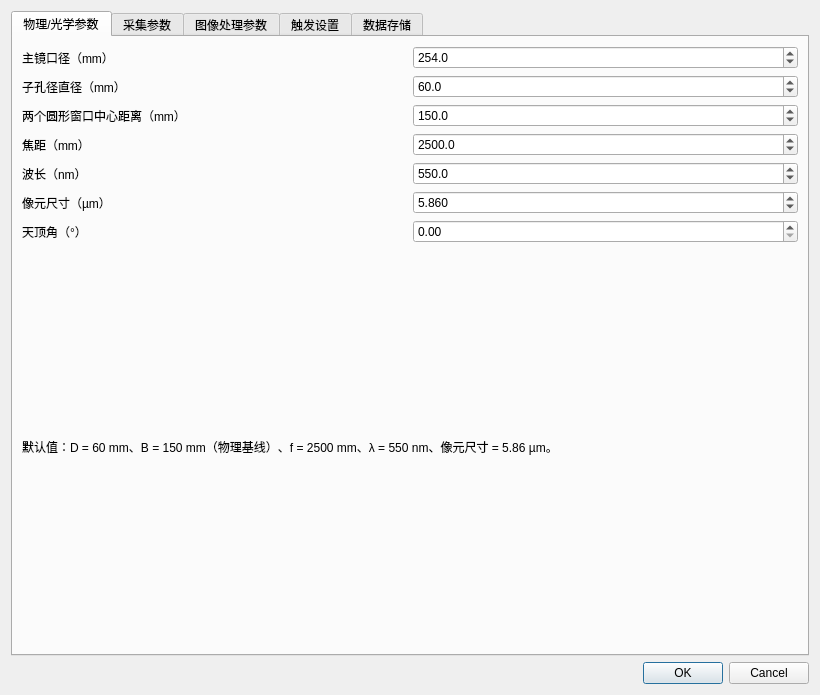
<?xml version="1.0" encoding="UTF-8"?>
<ui version="4.0">
 <class>SettingsDialog</class>
 <widget class="QDialog" name="SettingsDialog">
  <property name="geometry">
   <rect>
    <x>0</x>
    <y>0</y>
     <width>820</width>
     <height>680</height>
   </rect>
  </property>
  <property name="windowTitle">
   <string>KY-DIMM 参数设置</string>
  </property>
  <layout class="QVBoxLayout" name="verticalLayout">
   <item>
    <widget class="QTabWidget" name="tabWidget">
     <property name="currentIndex">
      <number>0</number>
     </property>
     <widget class="QWidget" name="physicalTab">
      <attribute name="title">
       <string>物理/光学参数</string>
      </attribute>
      <layout class="QGridLayout" name="physicalGrid">
       <item row="0" column="0">
        <widget class="QLabel" name="labelPhysicalMainAperture">
         <property name="text">
           <string>主镜口径（mm）</string>
         </property>
        </widget>
       </item>
       <item row="0" column="1">
        <widget class="QDoubleSpinBox" name="physicalMainApertureMmSpin">
         <property name="decimals">
          <number>1</number>
         </property>
         <property name="minimum">
          <double>1.000000000000000</double>
         </property>
         <property name="maximum">
          <double>2000.000000000000000</double>
         </property>
         <property name="value">
          <double>254.000000000000000</double>
         </property>
        </widget>
       </item>
       <item row="1" column="0">
        <widget class="QLabel" name="labelPhysicalSubAperture">
         <property name="text">
           <string>子孔径直径（mm）</string>
         </property>
        </widget>
       </item>
       <item row="1" column="1">
        <widget class="QDoubleSpinBox" name="physicalSubApertureMmSpin">
         <property name="decimals">
          <number>1</number>
         </property>
         <property name="minimum">
          <double>1.000000000000000</double>
         </property>
         <property name="maximum">
          <double>500.000000000000000</double>
         </property>
         <property name="value">
          <double>60.000000000000000</double>
         </property>
        </widget>
       </item>
       <item row="2" column="0">
        <widget class="QLabel" name="labelPhysicalBaseline">
         <property name="text">
           <string>两个圆形窗口中心距离（mm）</string>
         </property>
        </widget>
       </item>
       <item row="2" column="1">
        <widget class="QDoubleSpinBox" name="physicalBaselineMmSpin">
         <property name="decimals">
          <number>1</number>
         </property>
         <property name="minimum">
          <double>1.000000000000000</double>
         </property>
         <property name="maximum">
          <double>500.000000000000000</double>
         </property>
         <property name="value">
          <double>150.000000000000000</double>
         </property>
        </widget>
       </item>
       <item row="3" column="0">
        <widget class="QLabel" name="labelPhysicalFocalLength">
         <property name="text">
           <string>焦距（mm）</string>
         </property>
        </widget>
       </item>
       <item row="3" column="1">
        <widget class="QDoubleSpinBox" name="physicalFocalLengthMmSpin">
         <property name="decimals">
          <number>1</number>
         </property>
         <property name="minimum">
          <double>10.000000000000000</double>
         </property>
         <property name="maximum">
          <double>20000.000000000000000</double>
         </property>
         <property name="value">
          <double>2500.000000000000000</double>
         </property>
        </widget>
       </item>
       <item row="4" column="0">
        <widget class="QLabel" name="labelPhysicalWavelength">
         <property name="text">
           <string>波长（nm）</string>
         </property>
        </widget>
       </item>
       <item row="4" column="1">
        <widget class="QDoubleSpinBox" name="physicalWavelengthNmSpin">
         <property name="decimals">
            <number>1</number>
         </property>
         <property name="minimum">
          <double>300.000000000000000</double>
         </property>
         <property name="maximum">
          <double>1100.000000000000000</double>
         </property>
         <property name="value">
          <double>550.000000000000000</double>
         </property>
        </widget>
       </item>
       <item row="5" column="0">
        <widget class="QLabel" name="labelPhysicalPixelSize">
         <property name="text">
           <string>像元尺寸（µm）</string>
         </property>
        </widget>
       </item>
       <item row="5" column="1">
        <widget class="QDoubleSpinBox" name="physicalPixelSizeUmSpin">
         <property name="decimals">
          <number>3</number>
         </property>
         <property name="minimum">
          <double>0.500000000000000</double>
         </property>
         <property name="maximum">
          <double>20.000000000000000</double>
         </property>
         <property name="value">
          <double>5.860000000000000</double>
         </property>
        </widget>
       </item>
       <item row="6" column="0">
        <widget class="QLabel" name="labelPhysicalZenith">
         <property name="text">
           <string>天顶角（°）</string>
         </property>
        </widget>
       </item>
       <item row="6" column="1">
        <widget class="QDoubleSpinBox" name="physicalZenithAngleDegSpin">
         <property name="decimals">
            <number>2</number>
         </property>
         <property name="minimum">
          <double>0.000000000000000</double>
         </property>
         <property name="maximum">
          <double>90.000000000000000</double>
         </property>
         <property name="value">
          <double>0.000000000000000</double>
         </property>
        </widget>
       </item>
       <item row="7" column="0" colspan="2">
        <widget class="QLabel" name="labelPhysicalHelp">
         <property name="text">
           <string>默认值：D = 60 mm、B = 150 mm（物理基线）、f = 2500 mm、λ = 550 nm、像元尺寸 = 5.86 µm。</string>
         </property>
         <property name="wordWrap">
          <bool>true</bool>
         </property>
        </widget>
       </item>
      </layout>
     </widget>
     <widget class="QWidget" name="acquisitionTab">
      <attribute name="title">
       <string>采集参数</string>
      </attribute>
      <layout class="QGridLayout" name="acquisitionGrid">
       <item row="0" column="0">
        <widget class="QLabel" name="labelAcquisitionWidth">
         <property name="text">
           <string>传感器宽度（px）</string>
         </property>
        </widget>
       </item>
       <item row="0" column="1">
        <widget class="QSpinBox" name="acquisitionWidthSpin">
         <property name="readOnly">
          <bool>true</bool>
         </property>
         <property name="maximum">
          <number>10000</number>
         </property>
         <property name="value">
          <number>1920</number>
         </property>
        </widget>
       </item>
       <item row="1" column="0">
        <widget class="QLabel" name="labelAcquisitionHeight">
         <property name="text">
           <string>传感器高度（px）</string>
         </property>
        </widget>
       </item>
       <item row="1" column="1">
        <widget class="QSpinBox" name="acquisitionHeightSpin">
         <property name="readOnly">
          <bool>true</bool>
         </property>
         <property name="maximum">
          <number>10000</number>
         </property>
         <property name="value">
          <number>1200</number>
         </property>
        </widget>
       </item>
       <item row="2" column="0">
        <widget class="QLabel" name="labelAcquisitionPixelFormat">
         <property name="text">
          <string>像素格式</string>
         </property>
        </widget>
       </item>
       <item row="2" column="1">
        <widget class="QComboBox" name="acquisitionPixelFormatCombo">
         <item>
          <property name="text">
           <string>Mono8</string>
          </property>
         </item>
        </widget>
       </item>
       <item row="3" column="0">
        <widget class="QLabel" name="labelAcquisitionMeasurementRate">
         <property name="text">
           <string>测量帧率（Hz）</string>
         </property>
        </widget>
       </item>
       <item row="3" column="1">
        <widget class="QDoubleSpinBox" name="acquisitionMeasurementRateSpin">
         <property name="decimals">
          <number>1</number>
         </property>
         <property name="minimum">
          <double>1.000000000000000</double>
         </property>
         <property name="maximum">
          <double>10.000000000000000</double>
         </property>
         <property name="value">
          <double>100.000000000000000</double>
         </property>
        </widget>
       </item>
       <item row="4" column="0">
        <widget class="QLabel" name="labelAcquisitionFullFramePreviewRate">
         <property name="text">
           <string>全画幅预览帧率（Hz）</string>
         </property>
        </widget>
       </item>
       <item row="4" column="1">
        <widget class="QDoubleSpinBox" name="acquisitionFullFramePreviewRateSpin">
         <property name="decimals">
          <number>1</number>
         </property>
         <property name="minimum">
          <double>0.100000000000000</double>
         </property>
         <property name="maximum">
          <double>60.000000000000000</double>
         </property>
         <property name="value">
          <double>3.000000000000000</double>
         </property>
        </widget>
       </item>
       <item row="5" column="0">
        <widget class="QLabel" name="labelAcquisitionRoiPreviewRate">
         <property name="text">
           <string>ROI 预览帧率（Hz）</string>
         </property>
        </widget>
       </item>
       <item row="5" column="1">
        <widget class="QDoubleSpinBox" name="acquisitionRoiPreviewRateSpin">
         <property name="decimals">
          <number>1</number>
         </property>
         <property name="minimum">
          <double>0.100000000000000</double>
         </property>
         <property name="maximum">
          <double>120.000000000000000</double>
         </property>
         <property name="value">
          <double>20.000000000000000</double>
         </property>
        </widget>
       </item>
       <item row="6" column="0">
        <widget class="QLabel" name="labelAcquisitionExposure">
         <property name="text">
           <string>曝光时间（ms）</string>
         </property>
        </widget>
       </item>
       <item row="6" column="1">
        <widget class="QDoubleSpinBox" name="acquisitionExposureMsSpin">
         <property name="decimals">
          <number>3</number>
         </property>
         <property name="minimum">
          <double>0.010000000000000</double>
         </property>
         <property name="maximum">
           <double>10.000000000000000</double>
         </property>
         <property name="value">
          <double>5.000000000000000</double>
         </property>
        </widget>
       </item>
       <item row="7" column="0">
        <widget class="QLabel" name="labelAcquisitionTargetSamples">
         <property name="text">
          <string>目标样本数</string>
         </property>
        </widget>
       </item>
       <item row="7" column="1">
        <widget class="QSpinBox" name="acquisitionTargetSamplesSpin">
         <property name="minimum">
          <number>100</number>
         </property>
         <property name="maximum">
          <number>1000000</number>
         </property>
         <property name="value">
          <number>2000</number>
         </property>
        </widget>
       </item>
       <item row="8" column="0">
        <widget class="QLabel" name="labelAcquisitionTargetDuration">
         <property name="text">
           <string>目标时长（s）</string>
         </property>
        </widget>
       </item>
       <item row="8" column="1">
        <widget class="QDoubleSpinBox" name="acquisitionTargetDurationSecSpin">
         <property name="decimals">
          <number>1</number>
         </property>
         <property name="minimum">
          <double>1.000000000000000</double>
         </property>
         <property name="maximum">
          <double>3600.000000000000000</double>
         </property>
         <property name="value">
          <double>20.000000000000000</double>
         </property>
        </widget>
       </item>
       <item row="9" column="0">
        <widget class="QLabel" name="labelAcquisitionHardwareAoi">
         <property name="text">
          <string>启用硬件 AOI</string>
         </property>
        </widget>
       </item>
       <item row="9" column="1">
        <widget class="QCheckBox" name="acquisitionHardwareAoiCheck">
         <property name="text">
          <string>使用单个包围 AOI 承载两个软件 ROI</string>
         </property>
         <property name="checked">
          <bool>true</bool>
         </property>
        </widget>
       </item>
       <item row="10" column="0" colspan="2">
        <widget class="QLabel" name="labelAcquisitionHelp">
         <property name="text">
           <string>当前版本固定使用 1920 × 1200、Mono8。测量帧率是有效性的硬性要求；预览帧率仅影响界面刷新。</string>
         </property>
         <property name="wordWrap">
          <bool>true</bool>
         </property>
        </widget>
       </item>
      </layout>
     </widget>
     <widget class="QWidget" name="processingTab">
      <attribute name="title">
       <string>图像处理参数</string>
      </attribute>
      <layout class="QGridLayout" name="processingGrid">
       <item row="0" column="0">
        <widget class="QLabel" name="labelProcessingRoiWidth">
         <property name="text">
           <string>ROI 宽度（px）</string>
         </property>
        </widget>
       </item>
       <item row="0" column="1">
        <widget class="QSpinBox" name="processingRoiWidthSpin">
         <property name="minimum">
          <number>8</number>
         </property>
         <property name="maximum">
          <number>1024</number>
         </property>
         <property name="value">
          <number>64</number>
         </property>
        </widget>
       </item>
       <item row="1" column="0">
        <widget class="QLabel" name="labelProcessingRoiHeight">
         <property name="text">
           <string>ROI 高度（px）</string>
         </property>
        </widget>
       </item>
       <item row="1" column="1">
        <widget class="QSpinBox" name="processingRoiHeightSpin">
         <property name="minimum">
          <number>8</number>
         </property>
         <property name="maximum">
          <number>1024</number>
         </property>
         <property name="value">
          <number>64</number>
         </property>
        </widget>
       </item>
       <item row="2" column="0">
        <widget class="QLabel" name="labelProcessingAoiMargin">
         <property name="text">
           <string>硬件 AOI 边距（px）</string>
         </property>
        </widget>
       </item>
       <item row="2" column="1">
        <widget class="QSpinBox" name="processingAoiMarginSpin">
         <property name="maximum">
          <number>1024</number>
         </property>
         <property name="value">
          <number>64</number>
         </property>
        </widget>
       </item>
       <item row="19" column="0">
        <widget class="QLabel" name="labelProcessingOtsuSigma">
         <property name="text"><string>Otsu σ 倍数</string></property>
        </widget>
       </item>
       <item row="19" column="1">
        <widget class="QDoubleSpinBox" name="processingOtsuSigmaSpin">
         <property name="decimals"><number>2</number></property>
         <property name="minimum"><double>0.000000000000000</double></property>
         <property name="maximum"><double>20.000000000000000</double></property>
         <property name="value"><double>4.000000000000000</double></property>
        </widget>
       </item>
       <item row="20" column="0">
        <widget class="QLabel" name="labelProcessingOtsuPeakFraction">
         <property name="text"><string>Otsu 峰值比例</string></property>
        </widget>
       </item>
       <item row="20" column="1">
        <widget class="QDoubleSpinBox" name="processingOtsuPeakFractionSpin">
         <property name="decimals"><number>2</number></property>
         <property name="minimum"><double>0.010000000000000</double></property>
         <property name="maximum"><double>0.950000000000000</double></property>
         <property name="value"><double>0.200000000000000</double></property>
        </widget>
       </item>
       <item row="21" column="0">
        <widget class="QLabel" name="labelProcessingConnectivity">
         <property name="text"><string>连通域连接方式</string></property>
        </widget>
       </item>
       <item row="21" column="1">
        <widget class="QComboBox" name="processingConnectivityCombo">
         <item><property name="text"><string>4 连通</string></property><property name="userData"><number>4</number></property></item>
         <item><property name="text"><string>8 连通（默认）</string></property><property name="userData"><number>8</number></property></item>
        </widget>
       </item>
       <item row="4" column="0">
        <widget class="QLabel" name="labelProcessingMinComponentArea">
         <property name="text">
           <string>最小连通域面积（px）</string>
         </property>
        </widget>
       </item>
       <item row="4" column="1">
        <widget class="QSpinBox" name="processingMinComponentAreaSpin">
         <property name="minimum">
          <number>9</number>
         </property>
         <property name="maximum">
            <number>4096</number>
         </property>
         <property name="value">
           <number>9</number>
         </property>
        </widget>
       </item>
       <item row="5" column="0">
        <widget class="QLabel" name="labelProcessingMaxComponentArea">
         <property name="text">
           <string>最大连通域面积（px）</string>
         </property>
        </widget>
       </item>
       <item row="5" column="1">
        <widget class="QSpinBox" name="processingMaxComponentAreaSpin">
         <property name="minimum">
          <number>9</number>
         </property>
         <property name="maximum">
          <number>262144</number>
         </property>
         <property name="value">
           <number>1000</number>
         </property>
        </widget>
       </item>
       <item row="6" column="0">
        <widget class="QLabel" name="labelProcessingSmallKernelRadius">
         <property name="text">
           <string>小核半径（px）</string>
         </property>
        </widget>
       </item>
       <item row="6" column="1">
        <widget class="QSpinBox" name="processingSmallKernelRadiusSpin">
         <property name="minimum">
          <number>1</number>
         </property>
         <property name="maximum">
           <number>20</number>
         </property>
         <property name="value">
           <number>3</number>
         </property>
        </widget>
       </item>
       <item row="7" column="0">
        <widget class="QLabel" name="labelProcessingMinimumPeakDistance">
         <property name="text">
           <string>最小星间距（px）</string>
         </property>
        </widget>
       </item>
       <item row="7" column="1">
        <widget class="QDoubleSpinBox" name="processingMinimumPeakDistanceSpin">
         <property name="decimals">
          <number>1</number>
         </property>
         <property name="minimum">
          <double>1.000000000000000</double>
         </property>
         <property name="maximum">
          <double>500.000000000000000</double>
         </property>
         <property name="value">
          <double>8.000000000000000</double>
         </property>
        </widget>
       </item>
       <item row="7" column="2">
        <widget class="QLabel" name="labelProcessingMinimumCentroidIntensity">
         <property name="text">
          <string>质心最小强度</string>
         </property>
        </widget>
       </item>
       <item row="7" column="3">
        <widget class="QDoubleSpinBox" name="processingMinimumCentroidIntensitySpin">
         <property name="decimals">
          <number>2</number>
         </property>
         <property name="maximum">
          <double>65535.000000000000000</double>
         </property>
         <property name="value">
          <double>1.000000000000000</double>
         </property>
        </widget>
       </item>
       <item row="8" column="0">
        <widget class="QLabel" name="labelProcessingEdgeDistance">
         <property name="text">
           <string>边缘触发距离（px）</string>
         </property>
        </widget>
       </item>
       <item row="8" column="1">
        <widget class="QSpinBox" name="processingEdgeDistanceSpin">
         <property name="minimum">
          <number>1</number>
         </property>
         <property name="maximum">
          <number>500</number>
         </property>
         <property name="value">
          <number>16</number>
         </property>
        </widget>
       </item>
       <item row="9" column="0">
        <widget class="QLabel" name="labelProcessingRecenteringConsecutive">
         <property name="text">
          <string>连续近边帧数</string>
         </property>
        </widget>
       </item>
       <item row="9" column="1">
        <widget class="QSpinBox" name="processingRecenteringConsecutiveSpin">
         <property name="minimum">
          <number>1</number>
         </property>
         <property name="maximum">
          <number>1000</number>
         </property>
         <property name="value">
          <number>5</number>
         </property>
        </widget>
       </item>
       <item row="10" column="0">
        <widget class="QLabel" name="labelProcessingRecenteringCooldown">
         <property name="text">
           <string>重定位冷却时间（ms）</string>
         </property>
        </widget>
       </item>
       <item row="10" column="1">
        <widget class="QSpinBox" name="processingRecenteringCooldownMsSpin">
         <property name="maximum">
          <number>600000</number>
         </property>
         <property name="value">
          <number>3000</number>
         </property>
        </widget>
       </item>
       <item row="11" column="0">
        <widget class="QLabel" name="labelProcessingMinimumShift">
         <property name="text">
           <string>最小移动量（px）</string>
         </property>
        </widget>
       </item>
       <item row="11" column="1">
        <widget class="QDoubleSpinBox" name="processingMinimumShiftSpin">
         <property name="decimals">
          <number>1</number>
         </property>
         <property name="minimum">
          <double>0.500000000000000</double>
         </property>
         <property name="maximum">
          <double>500.000000000000000</double>
         </property>
         <property name="value">
          <double>8.000000000000000</double>
         </property>
        </widget>
       </item>
       <item row="12" column="0">
        <widget class="QLabel" name="labelProcessingLostFrames">
         <property name="text">
           <string>丢失后重定位帧数</string>
         </property>
        </widget>
       </item>
       <item row="12" column="1">
        <widget class="QSpinBox" name="processingLostFramesSpin">
         <property name="minimum">
          <number>1</number>
         </property>
         <property name="maximum">
          <number>10000</number>
         </property>
         <property name="value">
          <number>10</number>
         </property>
        </widget>
       </item>
       <item row="13" column="0">
        <widget class="QLabel" name="labelProcessingR0WindowFrames">
         <property name="text">
           <string>r0 计算窗口（帧）</string>
         </property>
        </widget>
       </item>
       <item row="13" column="1">
        <widget class="QSpinBox" name="processingR0WindowFramesSpin">
         <property name="minimum">
          <number>10</number>
         </property>
         <property name="maximum">
          <number>100000</number>
         </property>
         <property name="value">
          <number>1000</number>
         </property>
        </widget>
       </item>
       <item row="14" column="0">
        <widget class="QLabel" name="labelProcessingResultUpdateInterval">
         <property name="text">
           <string>结果更新间隔（s）</string>
         </property>
        </widget>
       </item>
       <item row="14" column="1">
        <widget class="QDoubleSpinBox" name="processingResultUpdateIntervalSpin">
         <property name="decimals">
          <number>2</number>
         </property>
         <property name="minimum">
          <double>0.050000000000000</double>
         </property>
         <property name="maximum">
          <double>600.000000000000000</double>
         </property>
         <property name="value">
          <double>1.000000000000000</double>
         </property>
        </widget>
       </item>
       <item row="15" column="0">
        <widget class="QLabel" name="labelProcessingTauHistorySeconds">
         <property name="text">
           <string>tau0 历史时长（s）</string>
         </property>
        </widget>
       </item>
       <item row="15" column="1">
        <widget class="QSpinBox" name="processingTauHistorySecondsSpin">
         <property name="minimum">
          <number>1</number>
         </property>
         <property name="maximum">
          <number>600</number>
         </property>
         <property name="value">
          <number>3</number>
         </property>
        </widget>
       </item>
       <item row="16" column="0">
        <widget class="QLabel" name="labelProcessingTauMaximumLag">
         <property name="text">
           <string>tau0 最大滞后（ms）</string>
         </property>
        </widget>
       </item>
       <item row="16" column="1">
        <widget class="QDoubleSpinBox" name="processingTauMaximumLagMsSpin">
         <property name="decimals">
          <number>1</number>
         </property>
         <property name="minimum">
          <double>1.000000000000000</double>
         </property>
         <property name="maximum">
          <double>5000.000000000000000</double>
         </property>
         <property name="value">
          <double>200.000000000000000</double>
         </property>
        </widget>
       </item>
       <item row="17" column="0">
        <widget class="QLabel" name="labelProcessingTauMinimumSamples">
         <property name="text">
           <string>tau0 最少样本数</string>
         </property>
        </widget>
       </item>
       <item row="17" column="1">
        <widget class="QSpinBox" name="processingTauMinimumSamplesSpin">
         <property name="minimum">
          <number>2</number>
         </property>
         <property name="maximum">
          <number>10000</number>
         </property>
         <property name="value">
          <number>30</number>
         </property>
        </widget>
       </item>
       <item row="18" column="0" colspan="2">
        <widget class="QLabel" name="labelProcessingHelp">
         <property name="text">
          <string>处理路径：原生 Otsu + 均值/4σ/峰值比例阈值 → 可配置连通域（默认 8 连通、面积 9–1000）→ 7×7 小核强度加权质心。</string>
         </property>
         <property name="wordWrap">
          <bool>true</bool>
         </property>
        </widget>
       </item>
      </layout>
     </widget>
     <widget class="QWidget" name="triggerTab">
      <attribute name="title">
       <string>触发设置</string>
      </attribute>
      <layout class="QGridLayout" name="triggerGrid">
       <item row="0" column="0">
        <widget class="QLabel" name="labelTriggerMode">
         <property name="text">
          <string>触发模式</string>
         </property>
        </widget>
       </item>
       <item row="0" column="1">
        <widget class="QComboBox" name="triggerModeCombo">
         <item>
          <property name="text">
           <string>连续采集</string>
          </property>
         </item>
         <item>
          <property name="text">
           <string>软件触发</string>
          </property>
         </item>
         <item>
          <property name="text">
           <string>硬件触发</string>
          </property>
         </item>
        </widget>
       </item>
       <item row="1" column="0">
        <widget class="QLabel" name="labelTriggerHardwareLine">
         <property name="text">
          <string>硬件触发线</string>
         </property>
        </widget>
       </item>
       <item row="1" column="1">
        <widget class="QComboBox" name="triggerHardwareLineCombo">
         <item>
          <property name="text">
           <string>Line1</string>
          </property>
         </item>
         <item>
          <property name="text">
           <string>Line2</string>
          </property>
         </item>
         <item>
          <property name="text">
           <string>Line3</string>
          </property>
         </item>
         <item>
          <property name="text">
           <string>Line4</string>
          </property>
         </item>
        </widget>
       </item>
       <item row="2" column="0">
        <widget class="QLabel" name="labelTriggerFrameStart">
         <property name="text">
          <string>帧起始选择器</string>
         </property>
        </widget>
       </item>
       <item row="2" column="1">
        <widget class="QCheckBox" name="triggerFrameStartCheck">
         <property name="text">
          <string>TriggerSelector=FrameStart</string>
         </property>
         <property name="checked">
          <bool>true</bool>
         </property>
        </widget>
       </item>
       <item row="3" column="0">
        <widget class="QLabel" name="labelTriggerSoftwareEachFrame">
         <property name="text">
           <string>逐帧软件触发</string>
         </property>
        </widget>
       </item>
       <item row="3" column="1">
        <widget class="QCheckBox" name="triggerSoftwareEachFrameCheck">
         <property name="text">
           <string>软件触发模式下，每帧发送一次触发信号</string>
         </property>
        </widget>
       </item>
       <item row="4" column="0">
        <widget class="QLabel" name="labelTriggerAllowPartialScan">
         <property name="text">
          <string>允许部分扫描</string>
         </property>
        </widget>
       </item>
       <item row="4" column="1">
        <widget class="QCheckBox" name="triggerAllowPartialScanCheck">
         <property name="text">
          <string>不改变物理测量路径</string>
         </property>
        </widget>
       </item>
       <item row="5" column="0" colspan="2">
        <widget class="QLabel" name="labelTriggerHelp">
         <property name="text">
           <string>连续采集时相机自由运行（默认）；软件触发由程序按需发送逐帧触发信号；硬件触发使用所选触发线。</string>
         </property>
         <property name="wordWrap">
          <bool>true</bool>
         </property>
        </widget>
       </item>
      </layout>
     </widget>
     <widget class="QWidget" name="storageTab">
      <attribute name="title">
       <string>数据存储</string>
      </attribute>
      <layout class="QGridLayout" name="storageGrid">
       <item row="0" column="0">
        <widget class="QLabel" name="labelStorageOutputDirectory">
         <property name="text">
          <string>输出目录</string>
         </property>
        </widget>
       </item>
       <item row="0" column="1">
        <widget class="QLineEdit" name="storageOutputDirectoryEdit">
         <property name="placeholderText">
          <string>选择结果输出目录</string>
         </property>
        </widget>
       </item>
       <item row="0" column="2">
        <widget class="QPushButton" name="storageBrowseButton">
         <property name="text">
           <string>浏览…</string>
         </property>
        </widget>
       </item>
       <item row="1" column="0">
        <widget class="QLabel" name="labelStorageRecordInterval">
         <property name="text">
           <string>记录间隔（s）</string>
         </property>
        </widget>
       </item>
       <item row="1" column="1">
        <widget class="QDoubleSpinBox" name="storageRecordIntervalSpin">
         <property name="decimals">
          <number>2</number>
         </property>
         <property name="minimum">
          <double>0.050000000000000</double>
         </property>
         <property name="maximum">
          <double>600.000000000000000</double>
         </property>
         <property name="value">
          <double>1.000000000000000</double>
         </property>
        </widget>
       </item>
       <item row="2" column="0">
        <widget class="QLabel" name="labelStorageParameterCsv">
         <property name="text">
          <string>大气参数 CSV</string>
         </property>
        </widget>
       </item>
       <item row="2" column="1">
        <widget class="QCheckBox" name="storageParameterCsvCheck">
         <property name="text">
          <string>atmosphere_summary.csv</string>
         </property>
         <property name="checked">
          <bool>true</bool>
         </property>
        </widget>
       </item>
       <item row="3" column="0">
        <widget class="QLabel" name="labelStorageCentroidCsv">
         <property name="text">
          <string>质心 CSV</string>
         </property>
        </widget>
       </item>
       <item row="3" column="1">
        <widget class="QCheckBox" name="storageCentroidCsvCheck">
         <property name="text">
          <string>centroid_details.csv</string>
         </property>
         <property name="checked">
          <bool>true</bool>
         </property>
        </widget>
       </item>
       <item row="4" column="0">
        <widget class="QLabel" name="labelStorageDiagnosticsCsv">
         <property name="text">
          <string>采集诊断 CSV</string>
         </property>
        </widget>
       </item>
       <item row="4" column="1">
        <widget class="QCheckBox" name="storageDiagnosticsCsvCheck">
         <property name="text">
          <string>acquisition_diagnostics.csv</string>
         </property>
         <property name="checked">
          <bool>true</bool>
         </property>
        </widget>
       </item>
       <item row="5" column="0">
        <widget class="QLabel" name="labelStorageMetadataJson">
         <property name="text">
          <string>运行元数据 JSON</string>
         </property>
        </widget>
       </item>
       <item row="5" column="1">
        <widget class="QCheckBox" name="storageMetadataJsonCheck">
         <property name="text">
          <string>run_metadata.json</string>
         </property>
         <property name="checked">
          <bool>true</bool>
         </property>
        </widget>
       </item>
       <item row="6" column="0" colspan="3">
        <widget class="QLabel" name="storageImageSavingFixedOffLabel">
         <property name="text">
           <string>当前版本不保存全画幅图像和 ROI 原始图像。</string>
         </property>
         <property name="wordWrap">
          <bool>true</bool>
         </property>
        </widget>
       </item>
      </layout>
     </widget>
    </widget>
   </item>
   <item>
    <widget class="QDialogButtonBox" name="buttonBox">
     <property name="standardButtons">
      <set>QDialogButtonBox::Cancel|QDialogButtonBox::Ok</set>
     </property>
    </widget>
   </item>
  </layout>
 </widget>
 <resources/>
 <connections>
  <connection>
   <sender>buttonBox</sender>
   <signal>accepted()</signal>
   <receiver>SettingsDialog</receiver>
   <slot>accept()</slot>
  </connection>
  <connection>
   <sender>buttonBox</sender>
   <signal>rejected()</signal>
   <receiver>SettingsDialog</receiver>
   <slot>reject()</slot>
  </connection>
 </connections>
</ui>
